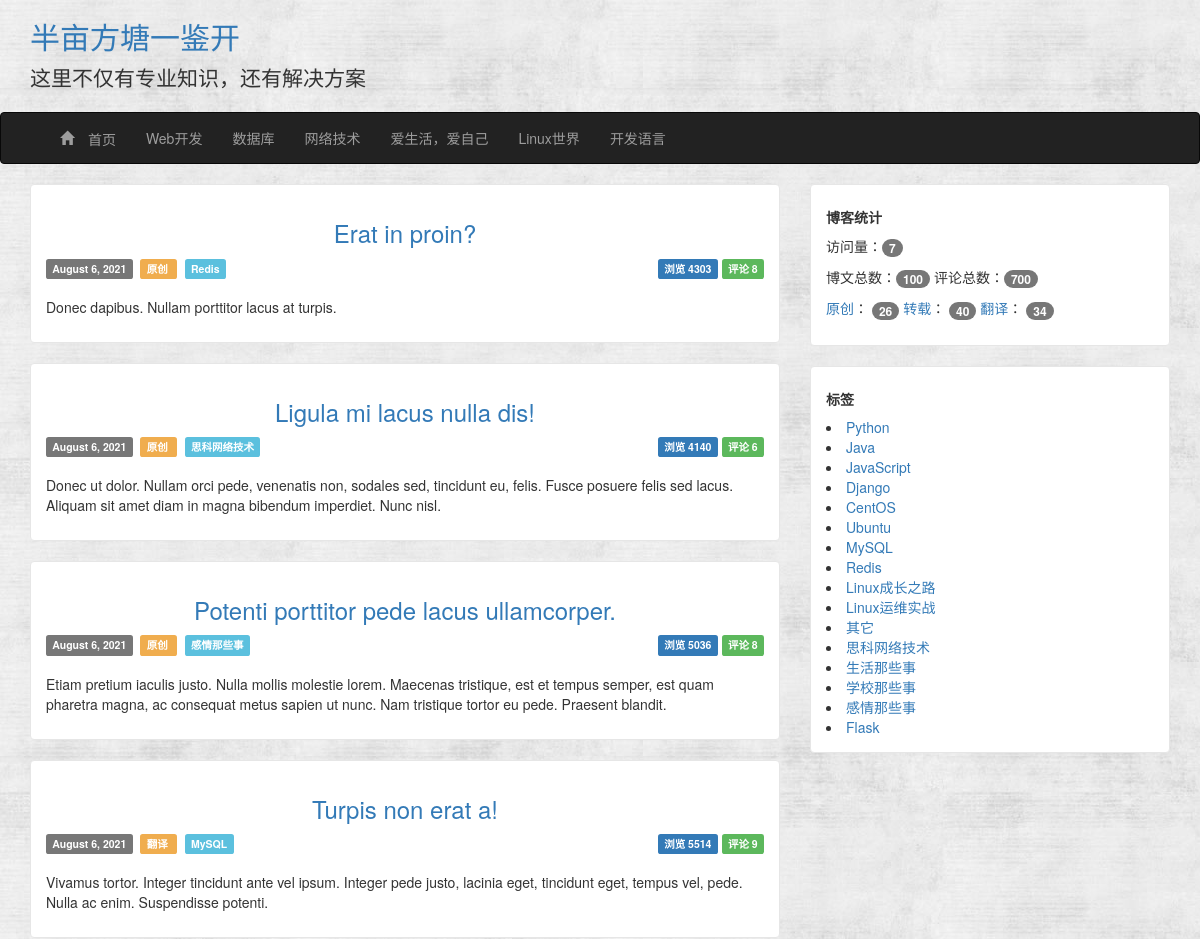
Before: / (upper part) with the older database file.
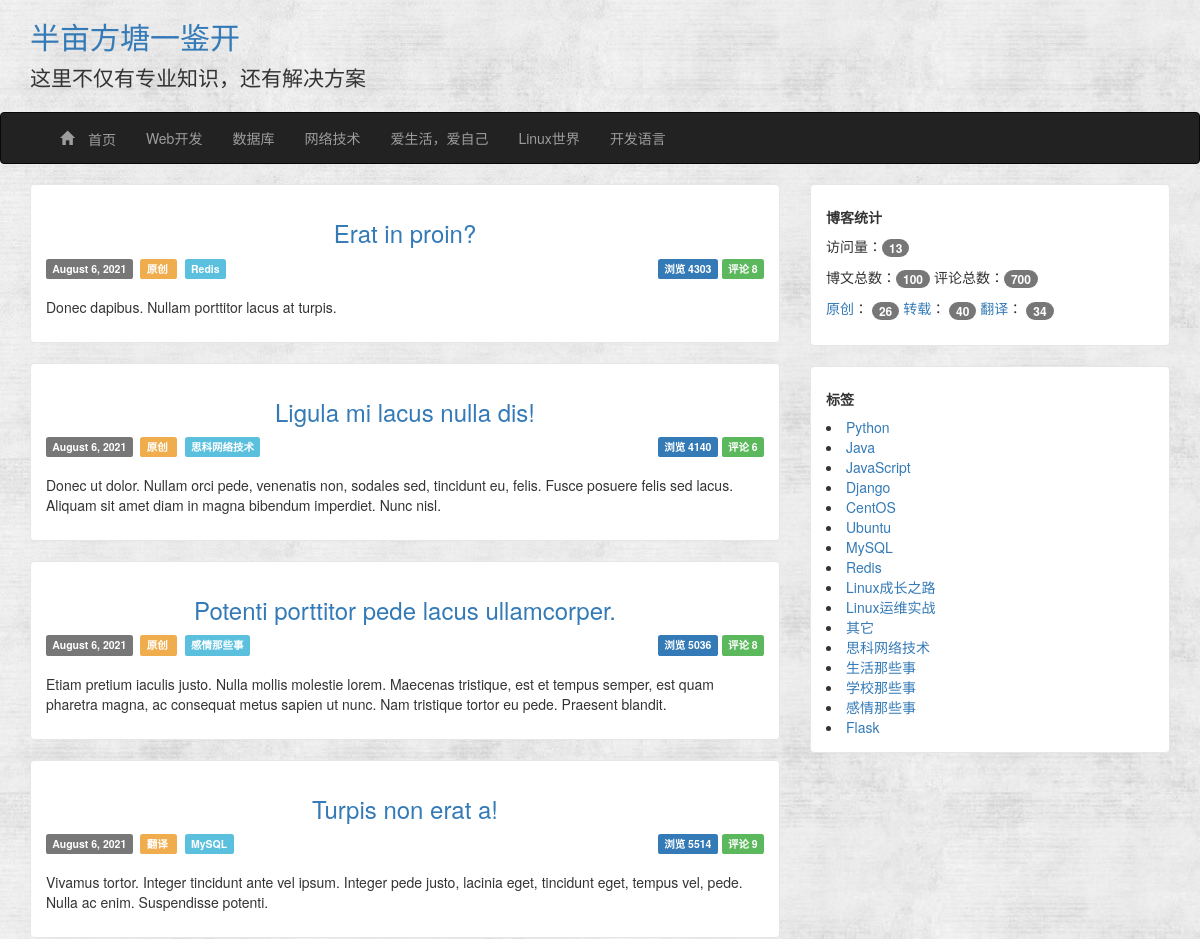
After: the same page with the newer database file.
### app/models.py (models this page shows, shortened)
class BlogInfo(db.Model):
    __tablename__ = 'blog_info'
    id = db.Column(db.Integer, primary_key=True)
    title = db.Column(db.String(64))
    signature = db.Column(db.Text)
    navbar = db.Column(db.String(64))

class Menu(db.Model):
    __tablename__ = 'menus'
    id = db.Column(db.Integer, primary_key=True)
    name = db.Column(db.String(64), unique=True)
    types = db.relationship('ArticleType', backref='menu', lazy='dynamic')
    order = db.Column(db.Integer, default=0, nullable=False)

class Article(db.Model):
    __tablename__ = 'articles'
    id = db.Column(db.Integer, primary_key=True)
    title = db.Column(db.String(64), unique=True)
    content = db.Column(db.Text)
    summary = db.Column(db.Text)
    create_time = db.Column(db.DateTime, index=True, default=datetime.utcnow)
    update_time = db.Column(db.DateTime, index=True, default=datetime.utcnow)
    num_of_view = db.Column(db.Integer, default=0)
    articleType_id = db.Column(db.Integer, db.ForeignKey('articleTypes.id'))
    source_id = db.Column(db.Integer, db.ForeignKey('sources.id'))
    comments = db.relationship('Comment', backref='article', lazy='dynamic')

class Source(db.Model):
    __tablename__ = 'sources'
    id = db.Column(db.Integer, primary_key=True)
    name = db.Column(db.String(64), unique=True)
    articles = db.relationship('Article', backref='source', lazy='dynamic')

class ArticleType(db.Model):
    __tablename__ = 'articleTypes'
    id = db.Column(db.Integer, primary_key=True)
    name = db.Column(db.String(64), unique=True)
    introduction = db.Column(db.Text, default=None)
    articles = db.relationship('Article', backref='articleType', lazy='dynamic')
    menu_id = db.Column(db.Integer, db.ForeignKey('menus.id'), default=None)
    setting_id = db.Column(db.Integer, db.ForeignKey('articleTypeSettings.id'))
    @property
    def is_hide(self):
        if self.setting:
            return self.setting.hide
        else:
            return False

class Plugin(db.Model):
    __tablename__ = 'plugins'
    id = db.Column(db.Integer, primary_key=True)
    title = db.Column(db.String(64), unique=True)
    note = db.Column(db.Text, default='')
    content = db.Column(db.Text, default='')
    order = db.Column(db.Integer, default=0)
    disabled = db.Column(db.Boolean, default=False)

class BlogView(db.Model):
    __tablename__ = 'blog_view'
    id = db.Column(db.Integer, primary_key=True)
    num_of_view = db.Column(db.BigInteger, default=0)
    @staticmethod
    def add_view(db):
        view = BlogView.query.first()
        view.num_of_view += 1
        db.session.add(view)
        db.session.commit()

### app/main/views.py (the view)
@main.route('/')
def index():
    BlogView.add_view(db)
    page = request.args.get('page', 1, type=int)
    pagination = Article.query.order_by(Article.create_time.desc()).paginate(
            page, per_page=current_app.config['ARTICLES_PER_PAGE'],
            error_out=False)
    articles = pagination.items
    return render_template('index.html', articles=articles,
                           pagination=pagination, endpoint='.index')

### app/templates/index.html (shortened to what this page needs)
{% extends 'base.html' %}
{% import "_macros.html" as macros %}
{% block content %}
    {% include "_article_entry.html" %}
{% endblock %}

### app/templates/base.html (shortened to what this page needs)
<!DOCTYPE html>
<html lang="en">
<head>
    {% block stylesheet %}
        <link href="{{ url_for('static', filename='css/bootstrap.css') }}" rel="stylesheet">
        <link href="{{ url_for('static', filename='css/common.css') }}" rel="stylesheet">
    {% endblock %}
</head>
<body>
<header>
    <div class='header-top'>
        <div class="container">
            <h2  class="blog-title"><a href="{{ url_for('main.index') }}">{{ BlogInfo.query.first().title }}</a></h2>
            <p class="lead signature">
                {{ BlogInfo.query.first().signature }}
            </p>
        </div>
    </div>
    <nav class="navbar navbar-{{ BlogInfo.query.first().navbar }}" role="navigation">
        <div class="container">
            <div class="collapse navbar-collapse">
                <ul class="nav navbar-nav">
                    <li class=""><a href="/"><span class="glyphicon glyphicon-home"> 首页</span></a></li>
                    {% for menu in Menu.query.order_by(Menu.order.asc()).all() %}
                        <li>
                            <a href="{{ url_for('main.index') }}">
                                {{ menu.name }}
                            </a>
                        </li>
                    {% endfor %}
                </ul>
            </div>
        </div>
    </nav>
</header>
{% block Content %}
    <div class="content">
        <div class="container">
            <div class="row">
                <div class="col-md-8 article">
                    {% block content %}
                    {% endblock %}
                </div>
                <div class="col-md-4 blog_nav">
                    {% block blog_nav_plugin %}
                        {% for plugin in Plugin.query.order_by(Plugin.order.asc()).all() %}
                            {% if plugin.disabled != True %}
                                {% if plugin.content != 'system_plugin' %}
                                    <div id="{{ plugin.title }}" class="entry-box">
                                        <h5><strong>{{ plugin.title }}</strong></h5>
                                        {{ plugin.content | safe }}
                                    </div>
                                {% else %}
                                    <div class="entry-box">
                                        <h5><strong>博客统计</strong></h5>
                                        <p>访问量：<span class="badge">{{ BlogView.query.first().num_of_view }}</span></p>
                                        <p>
                                            博文总数：<span class="badge">{{ Article.query.count() }}</span>
                                            评论总数：<span class="badge">{{ Comment.query.count() }}</span>
                                        </p>
                                        <p>
                                            {% for source in Source.query.all() %}
                                                <a href="{{ url_for('main.article_sources', id=source.id) }}">{{ source.name }}</a>：
                                                <span class="badge">{{ source.articles.count() }}</span>
                                            {% endfor %}
                                        </p>
                                    </div>
                                    <div class="entry-box">
                                        <h5><strong>标签</strong></h5>
                                        {% for article_type in ArticleType.query.all() %}
                                            {% if not article_type.menu %}
                                                {% if not article_type.is_hide %}
                                                    <li>
                                                        <a href="{{ url_for('main.articleTypes', id=article_type.id) }}">
                                                            {{ article_type.name }}
                                                        </a>
                                                    </li>
                                                {% endif %}
                                            {% endif %}
                                        {% endfor %}
                                    </div>
                                {% endif %}
                            {% endif %}
                        {% endfor %}
                    {% endblock %}
                </div>
            </div>
        </div>
    </div>
{% endblock %}
</body>
</html>

### app/templates/_article_entry.html
{% for article in articles %}
    <div id='article-entry' class="entry-box">
    {% include '_article_info.html' %}
    </div>
{% endfor %}

### app/templates/_article_info.html
<div class="article-entry-header">
    <h3 class="article-entry-title">
        <a href="{{ url_for('.articleDetails', id=article.id) }}">{{ article.title }}</a>
    </h3>
</div>
<div class="article-entry-info">
    <div class="base-info">
        <span class="label label-default">{{ moment(article.create_time.date()).format('LL') }}</span>&nbsp;
        <span class="label label-warning">
            <a href="{{ url_for('main.article_sources', id=article.source.id) }}" target="_blank" style="color: white">
                {{ article.source.name }}
            </a>
        </span>&nbsp;
        <span class="label label-info">
            <a href="{{ url_for('main.articleTypes', id=article.articleType.id) }}" target="_blank" style="color: white">
                {{ article.articleType.name }}
            </a>
        </span>
    </div>
    <div class="main-info">
        <span class="label label-primary">浏览 {{ article.num_of_view }}</span>
        <span class="label label-success">评论 {{ article.comments.count() }}</span>
    </div>
</div>
<div class="article-entry-sum">
    <p>{{ article.summary }}</p>
</div>

### app/static/css/common.css (style rules this page uses)
body { background: url('../images/background.jpg'); }
.blog-title a:link { text-decoration: none; }
.signature { padding-left: 0px; }
.content { min-height: 800px; }
.article-entry-sum { margin-top: 5px; }
.entry-box { background: #fff; padding: 15px; margin-bottom: 20px; border: 1px solid #e6e6e6; border-radius: 4px; }
.article-entry-header { margin: 0; padding: 0; border: 0; font: inherit; vertical-align: baseline; }
.article-entry-title { text-align: center; margin-bottom: 10px; }
.article-entry-title a { text-decoration: none; }
.article-entry-info { height: 35px; }
.article-entry-info .base-info { float: left; }
.article-entry-info .main-info { float: right; }

Changed rows visible on the page:
changed BlogView: query.first "7" → "13"
